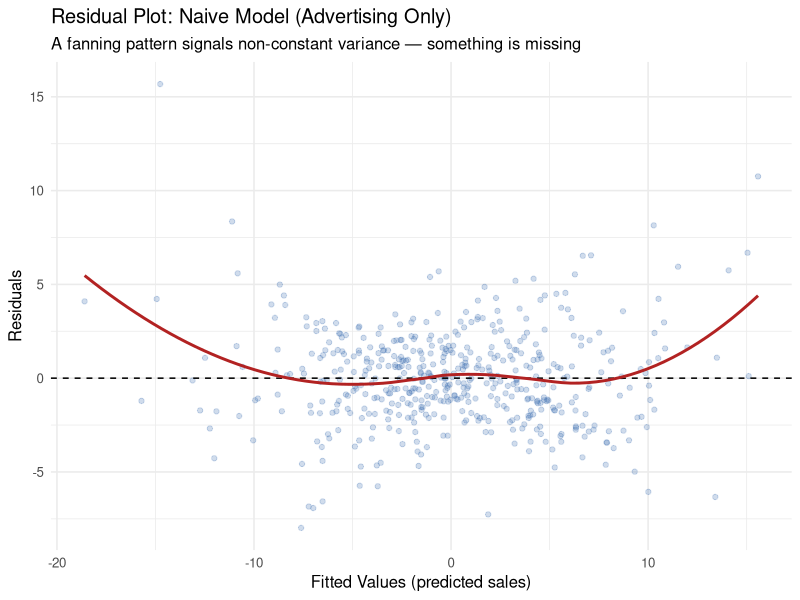
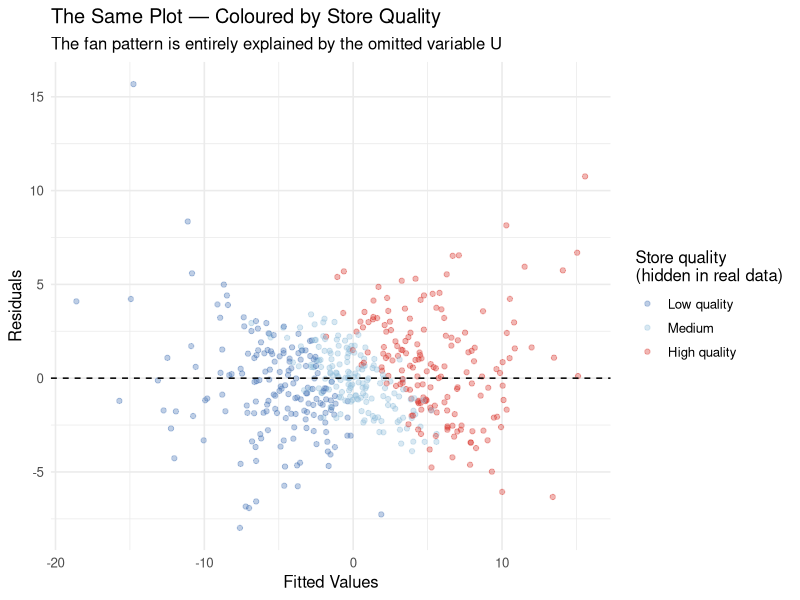

Write R code to recreate these figures, in order.
## ---- chunk 1
knitr::opts_chunk$set(
  echo = TRUE,
  fig.width = 8,
  fig.height = 5,
  fig.path = "figs/",
  dev = "svg"
)

dir.create("figs", recursive = TRUE, showWarnings = FALSE)
## ---- chunk 2
#| code-summary: "▶ Load required packages"
# Uncomment to install if needed:
# install.packages(c("lavaan", "semTools", "MASS", "ggplot2",
#                    "dplyr", "tidyr", "corrplot", "knitr", "lmtest",
#                    "mclust", "dbscan"))

library(lavaan)       # CFA and SEM (Cases 1 and 3)
library(semTools)     # htmt() and auxiliary SEM tools (Cases 1 and 3)
library(MASS)         # mvrnorm(): generate multivariate normal data (all cases)
library(ggplot2)      # Visualizations (all cases)
library(dplyr)        # Data manipulation (all cases)
library(tidyr)        # Data reshaping (Cases 2 and 3)
library(corrplot)     # Correlation heatmap (Case 1)
library(knitr)        # Nicely formatted tables (all cases)
library(lmtest)       # Breusch-Pagan heteroskedasticity test (Case 2)
library(mclust)       # Gaussian mixture models / latent class analysis (Case 4)
library(dbscan)       # Local outlier factor and DBSCAN clustering (Case 5)
## ---- chunk 3
#| code-summary: "▶ Simulate observational store dataset (n=500)"
set.seed(2025)
n_obs <- 500

# ── Store quality: continuous, unobserved ─────────────────────────────────────
# Positive = premium, negative = budget. Never in our dataset.
U_quality <- rnorm(n_obs)

# ── Advertising spend: strongly correlated with store quality ──────────────────
# Premium stores invest much more — this is the source of OVB.
X_ads <- 4 * U_quality + rnorm(n_obs, sd = 1.5)

# ── Sales: driven by advertising (small true effect) AND store quality (large) ─
# TRUE advertising coefficient: 0.20 (small)
# Store quality drives sales very strongly, AND creates a dramatic fan pattern
Y_sales <- 0.20 * X_ads + 5.00 * U_quality +
           rnorm(n_obs, sd = 0.3 + 1.5 * abs(U_quality))

# ── Store size: a rough proxy for quality we might observe in secondary data ──
store_size <- 1.5 * U_quality + rnorm(n_obs, sd = 1.8)

# ── Observed dataset (quality is hidden; store_size is sometimes available) ───
obs_df <- data.frame(
  advertising = X_ads,
  sales       = Y_sales,
  store_size  = store_size,
  quality     = U_quality    # kept here only for the diagnostic "reveal" plots
)
## ---- chunk 4
#| code-summary: "▶ Naive OLS: advertising predicts sales"
# Naive regression — advertising is our only predictor
m_naive <- lm(sales ~ advertising, data = obs_df)
summary(m_naive)
## ---- chunk 5
#| code-summary: "▶ Plot: residuals vs. fitted (naive model)"
obs_df <- obs_df |>
  mutate(fitted_naive = fitted(m_naive),
         resid_naive  = residuals(m_naive))

ggplot(obs_df, aes(x = fitted_naive, y = resid_naive)) +
  geom_point(alpha = 0.25, colour = "#4575b4") +
  geom_hline(yintercept = 0, linetype = "dashed", colour = "black") +
  geom_smooth(method = "loess", se = FALSE,
              colour = "firebrick", linewidth = 1) +
  labs(x     = "Fitted Values (predicted sales)",
       y     = "Residuals",
       title = "Residual Plot: Naive Model (Advertising Only)",
       subtitle = "A fanning pattern signals non-constant variance — something is missing") +
  theme_minimal(base_size = 12)
## ---- chunk 6
#| code-summary: "▶ Breusch-Pagan test for heteroskedasticity"
# Breusch-Pagan test: H0 = residuals have constant variance (homoskedasticity)
lmtest::bptest(m_naive)
## ---- chunk 7
#| code-summary: "▶ Plot: residuals colored by true store quality"
# Cut quality into tertiles for colour legend clarity
obs_df <- obs_df |>
  mutate(quality_group = cut(quality,
                              breaks = quantile(quality, c(0, 1/3, 2/3, 1)),
                              labels = c("Low quality", "Medium", "High quality"),
                              include.lowest = TRUE))

ggplot(obs_df, aes(x = fitted_naive, y = resid_naive, colour = quality_group)) +
  geom_point(alpha = 0.35) +
  geom_hline(yintercept = 0, linetype = "dashed", colour = "black") +
  scale_colour_manual(
    values = c("Low quality"  = "#4575b4",
               "Medium"       = "#91bfdb",
               "High quality" = "#d73027"),
    name = "Store quality\n(hidden in real data)"
  ) +
  labs(x     = "Fitted Values",
       y     = "Residuals",
       title = "The Same Plot — Coloured by Store Quality",
       subtitle = "The fan pattern is entirely explained by the omitted variable U") +
  theme_minimal(base_size = 12) +
  theme(legend.position = "right")
## ---- chunk 8
#| code-summary: "▶ Coefficient sensitivity: adding a proxy control"
# Model with store size proxy
m_proxy  <- lm(sales ~ advertising + store_size, data = obs_df)

# Oracle model (impossible in real life — store quality is unobserved)
m_oracle <- lm(sales ~ advertising + quality, data = obs_df)

# Summary comparison table
coef_compare <- data.frame(
  Model = c("Naive (advertising only)",
            "With store-size proxy",
            "Oracle (true quality included)"),
  `Advertising coefficient` = round(c(coef(m_naive)["advertising"],
                                      coef(m_proxy)["advertising"],
                                      coef(m_oracle)["advertising"]), 3),
  `True value` = c(0.20, 0.20, 0.20)
)

kable(coef_compare,
      col.names = c("Model", "Advertising Coefficient", "True Value"),
      caption   = "Coefficient Sensitivity: How Much Does Adding a Proxy Change Things?")
